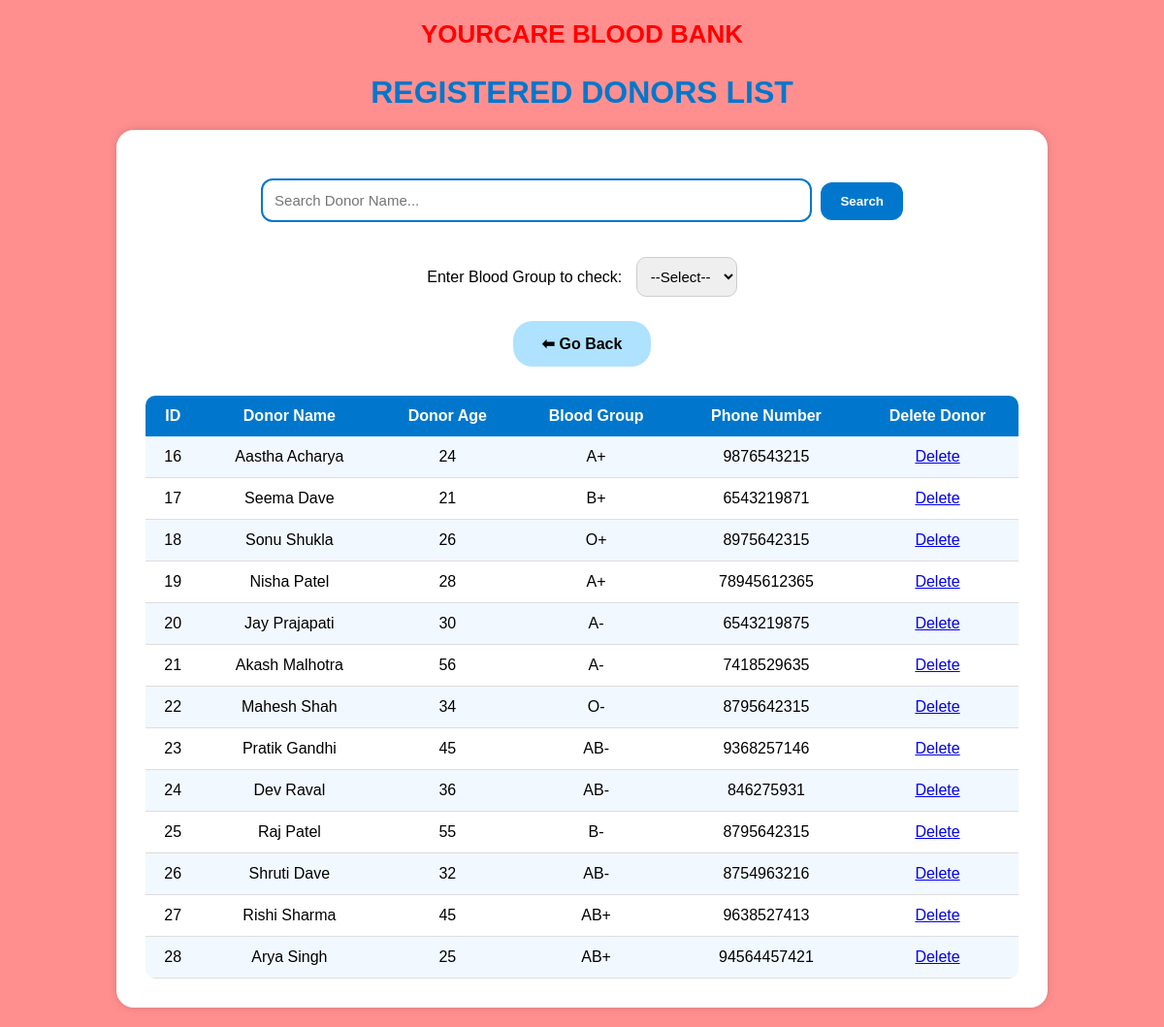
The app's page /donors, older data.
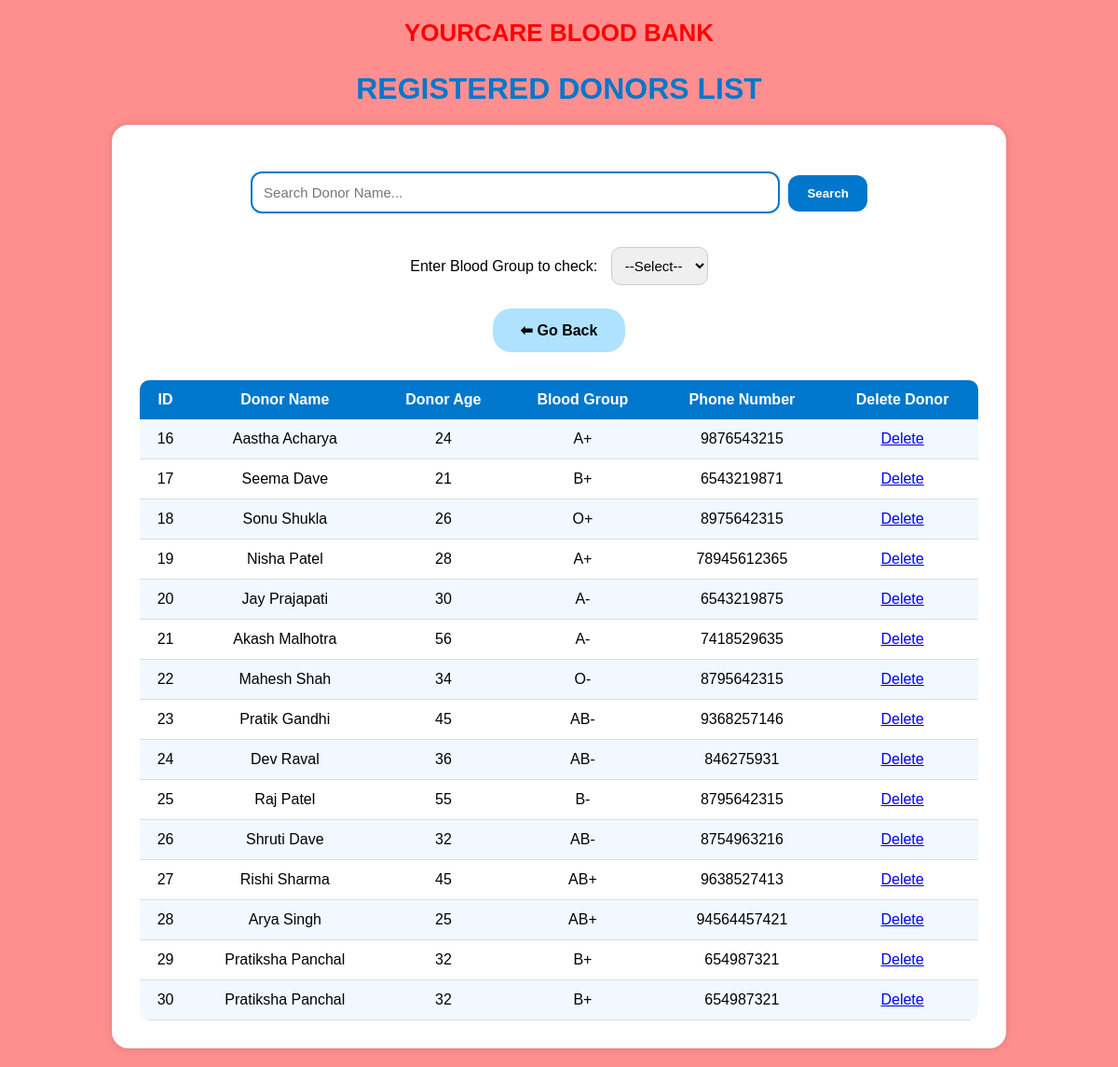
The same page, newer data.
### tables this page shows
CREATE TABLE donors (
                id INTEGER PRIMARY KEY AUTOINCREMENT,
                name TEXT NOT NULL,
                age INTEGER NOT NULL,
                blood_group TEXT NOT NULL,
                phone TEXT NOT NULL
            );

### app.py (the view)
    @app.route('/donors')
    def donors():
        bg = request.args.get('bg')
        search = request.args.get('search')
        conn = sqlite3.connect('donors.db')
        cursor = conn.cursor()
        query = "SELECT * FROM donors WHERE 1=1"
        params = []
        if bg:
            query += " AND lower(blood_group) = ?"
            params.append(bg.lower())
        if search:
            query += " AND lower(name) LIKE ?"
            params.append("%" + search.lower() + "%")
        cursor.execute(query, params)
        donor_list = cursor.fetchall()
        conn.close()
        return render_template('donors.html', donors=donor_list)

### templates/donors.html (shortened to what this page needs)
<!DOCTYPE html>
<html lang="en">
<head>
</head>
<body>
    <h3>YOURCARE BLOOD BANK</h3>
    <h1>REGISTERED DONORS LIST</h1>
    <div class="container">
        <form method="get" style="margin-top: 20px; text-align: center;">
    <input
        type="text"
        name="search"
        placeholder="Search Donor Name..."
        value="{{ request.args.get('search', '') }}"
        style="
            width: 60%;
            padding: 12px;
            border-radius: 12px;
            border: 2px solid #0077cc;
            font-size: 15px;
        "
    >
    <button type="submit" style="
        padding: 12px 20px;
        background: #0077cc;
        color: white;
        font-weight: bold;
        border: none;
        border-radius: 12px;
        cursor: pointer;
        margin-left: 5px;
    ">Search</button>
</form>
<br><br>
        <form method="get">
            <label>Enter Blood Group to check:</label>
            <select name="bg" onchange="this.form.submit()">
                <option>--Select--</option>
            </select>
        </form>
        <a href="/" style="
    display: inline-block;
    padding: 14px 30px;
    margin-top: 25px;
    background-color: #aee2ff;
    color: black;
    font-weight: bold;
    border-radius: 20px;
    text-decoration: none;
">
    ⬅ Go Back
</a>
        <table>
            <tr>
                <th>ID</th>
                <th>Donor Name</th>
                <th>Donor Age</th>
                <th>Blood Group</th>
                <th>Phone Number</th>
                <th>Delete Donor</th>
            </tr>
            {% for d in donors %}
            <tr>
                <td>{{ d[0] }}</td>
                <td>{{ d[1] }}</td>
                <td>{{ d[2] }}</td>
                <td>{{ d[3].upper() }}</td>
                <td>{{ d[4] }}</td>
                <td><a href="#" onclick="confirmDelete({{ d[0] }})">Delete</a></td>
            </tr>
            {% endfor %}
        </table>
    </div>
</body>
</html>

### templates/donors.html (style rules this page uses)
body { margin: 0; background: #ff8f8f; font-family: Arial, sans-serif; }
h3 { text-align: center; color: red; font-size: 26px; margin-top: 20px; }
h1 { text-align: center; color: #0077cc; margin-bottom: 10px; }
.container { width: 80%; max-width: 900px; margin: 20px auto; background: white; padding: 30px; border-radius: 18px; box-shadow: 0 0 10px rgba(0,0,0,0.15); text-align: center; }
select { padding: 10px; border-radius: 10px; border: 1px solid #ccc; font-size: 15px; margin-left: 10px; }
table { width: 100%; margin-top: 30px; border-collapse: collapse; border-radius: 10px; overflow: hidden; }
th { background: #0077cc; color: white; padding: 12px; font-size: 16px; }
td { padding: 12px; border-bottom: 1px solid #ddd; }
tr:nth-child(even) { background: #f2f8ff; }

Row changes from the older to the newer data that the page shows:
added donors: id "29", name "Pratiksha Panchal", age "32", blood_group "B+", phone "654987321"
added donors: id "30", name "Pratiksha Panchal", age "32", blood_group "B+", phone "654987321"
